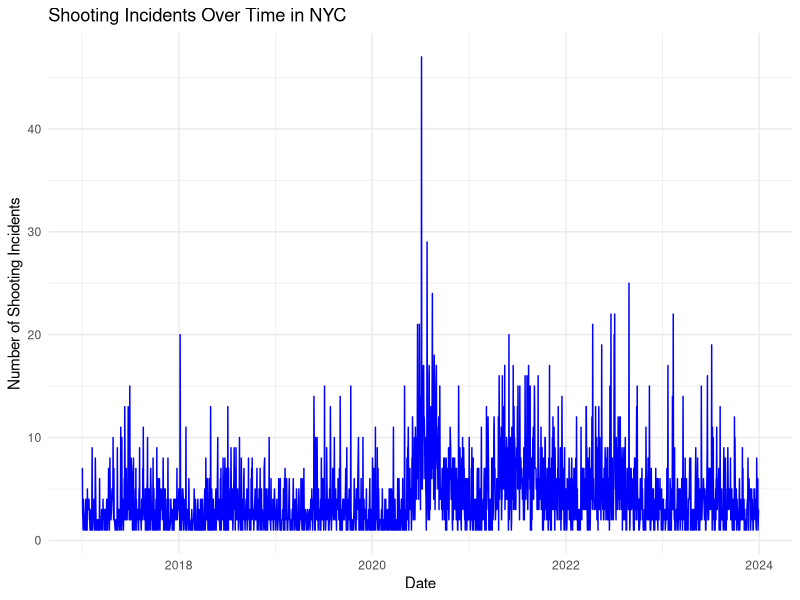
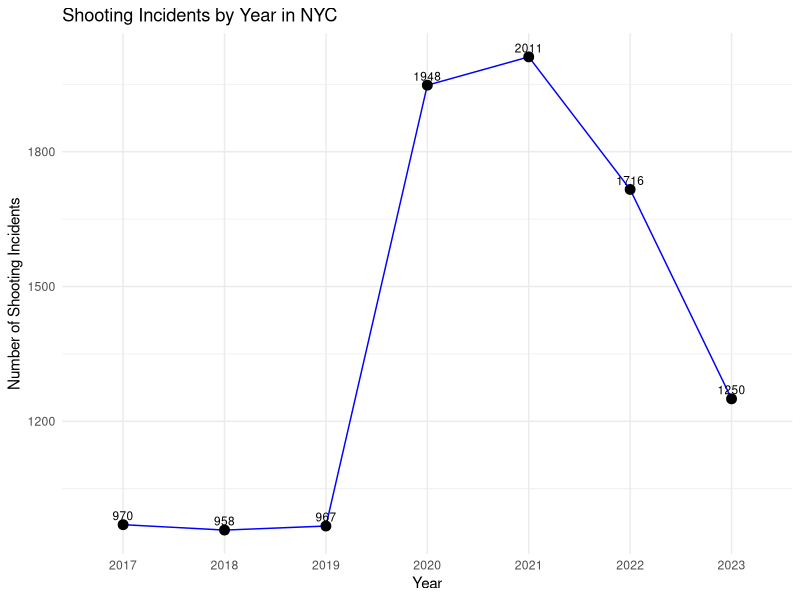
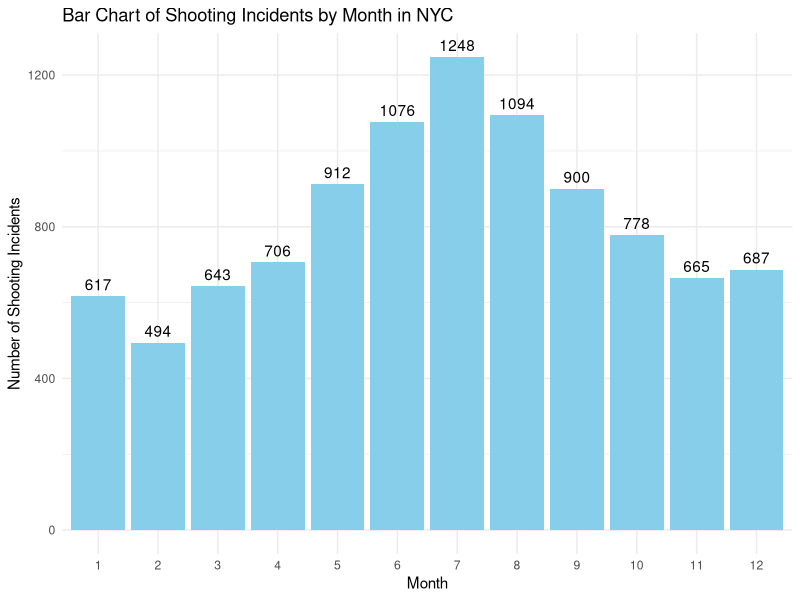
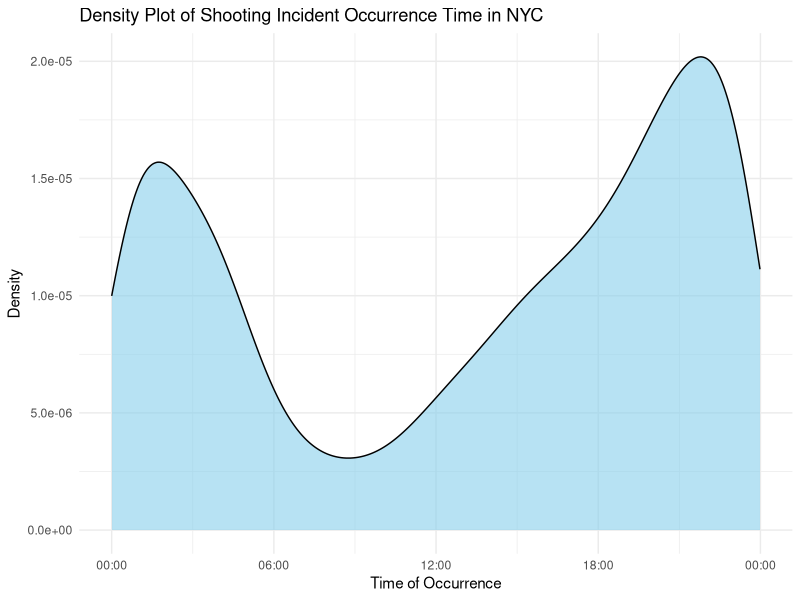
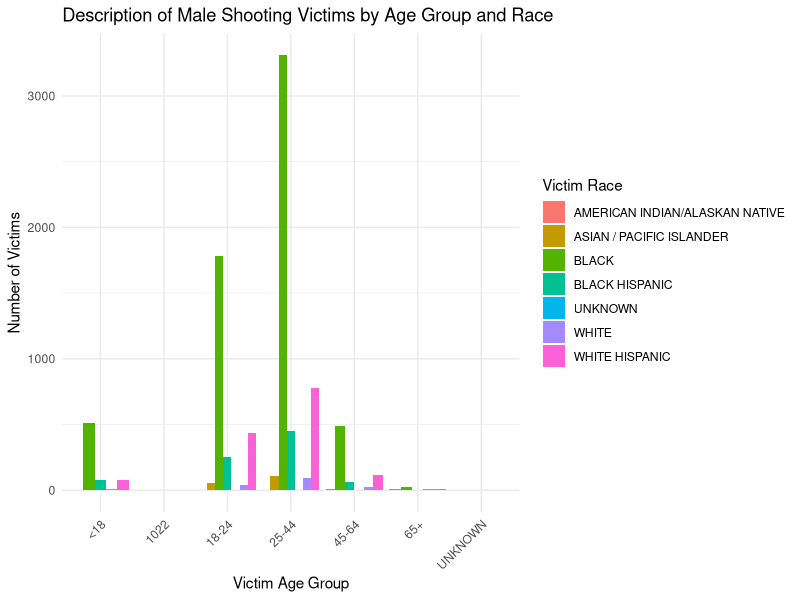
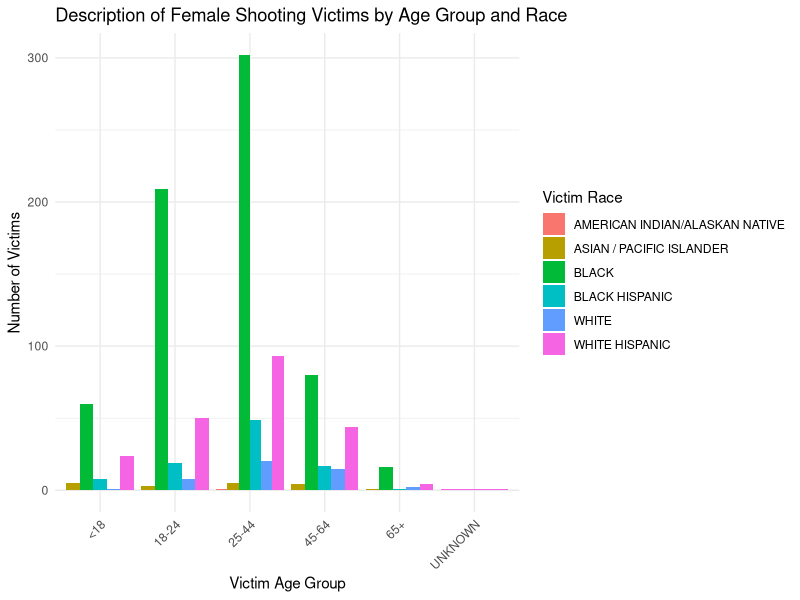
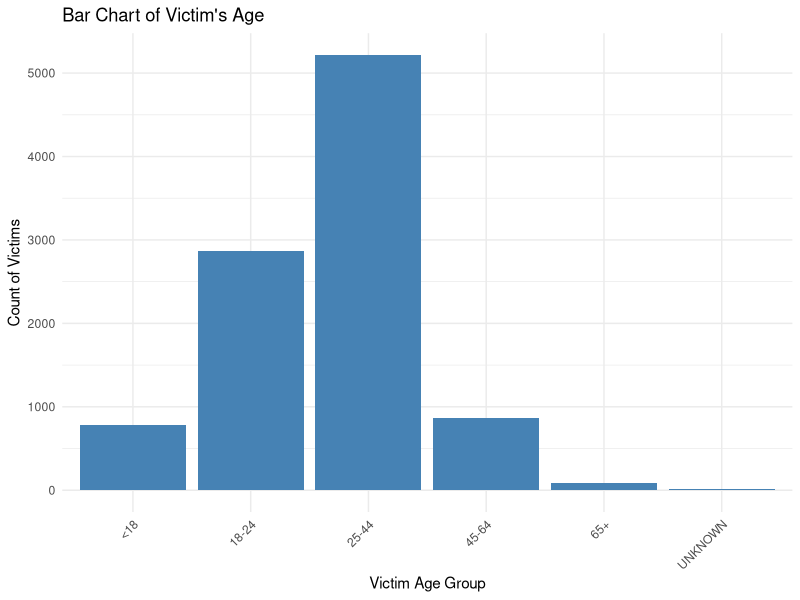

Recreate these plots in R, in order.
## ---- chunk 1
library(ggplot2)
library(readxl)
library(readr)
library(dplyr)
library(knitr)
library(tidyr)
## ---- chunk 2
# Load the dataset
df_descriptive=read_csv("data_final.csv")
## ---- chunk 3
# Converting OCCUR_DATE to Date type
df_descriptive$OCCUR_DATE <- as.Date(df_descriptive$OCCUR_DATE, format = "%Y-%m-%d")

# Grouping the data by date to count the number of incidents
date_counts <- as.data.frame(table(df_descriptive$OCCUR_DATE))
colnames(date_counts) <- c('Date', 'Count')
date_counts$Date <- as.Date(date_counts$Date)

# Plotting the line chart for shooting incidents over time
ggplot(date_counts, aes(x = Date, y = Count)) +
  geom_line(color = 'blue') +
  labs(title = 'Shooting Incidents Over Time in NYC',
       x = 'Date',
       y = 'Number of Shooting Incidents') +
  theme_minimal()
## ---- chunk 4
# Grouping the data by year to count the number of incidents
df_descriptive$Year <- as.factor(df_descriptive$Year)
year_counts <- as.data.frame(table(df_descriptive$Year))
colnames(year_counts) <- c('Year', 'Count')


# Plotting the line chart for shooting incidents by year with data points labeled
ggplot(year_counts, aes(x = Year, y = Count, group = 1)) +
  geom_line(color = 'blue') +
  geom_point(size = 3) +
  geom_text(aes(label = Count), vjust = -0.5, size = 3) +
  labs(title = 'Shooting Incidents by Year in NYC',
       x = 'Year',
       y = 'Number of Shooting Incidents') +
  theme_minimal()
## ---- chunk 5
# Grouping the data by month
df_descriptive$Month <- as.factor(df_descriptive$Month)
month_counts <- as.data.frame(table(df_descriptive$Month))
colnames(month_counts) <- c('Month', 'Count')

# Plotting the bar chart for shooting incidents by month
ggplot(month_counts, aes(x = Month, y = Count)) +
  geom_bar(stat = 'identity', fill = 'skyblue') +
  geom_text(aes(label = Count), vjust = -0.5) +
  labs(title = 'Bar Chart of Shooting Incidents by Month in NYC',
       x = 'Month',
       y = 'Number of Shooting Incidents') +
  theme_minimal()
## ---- chunk 6
# Convert OCCUR_TIME to a proper time format
df_descriptive$OCCUR_TIME <- format(strptime(df_descriptive$OCCUR_TIME, format = "%H:%M:%S"), "%H:%M:%S")

# Plotting the density of the occurrence time
ggplot(df_descriptive, aes(x = as.POSIXct(OCCUR_TIME, format = "%H:%M:%S"))) +
  geom_density(fill = 'skyblue', alpha = 0.6) +
  labs(title = 'Density Plot of Shooting Incident Occurrence Time in NYC',
       x = 'Time of Occurrence',
       y = 'Density') +
  scale_x_datetime(date_labels = "%H:%M") +
  theme_minimal()
## ---- chunk 7

# Table showing Top 10 total incident NTA in Each Borough
incident_by_nta_borough <- df_descriptive %>%
  drop_na() %>%
  group_by(BORO, NTA) %>%
  summarise(total_incidents = n()) %>%
  arrange(BORO, desc(total_incidents)) %>%
  group_by(BORO) %>%
  slice_max(n = 10, order_by = total_incidents) %>%
  select(-total_incidents) %>%
  group_by(BORO) %>%
  mutate(row_num = row_number()) %>%
  pivot_wider(names_from = BORO, values_from = NTA) %>%
  unnest(cols = c(BRONX, BROOKLYN, MANHATTAN, QUEENS, `STATEN ISLAND`)) %>%
  select(row_num, everything())%>%
  slice(1:10)

# Display the table in the desired format
kable(incident_by_nta_borough, caption = "Top 10 NTAs with Total Shooting Incidents in Each Borough (2017-2023)")
## ---- chunk 8
# Table showing Top 10 NTAs with the Highest Total Shooting Incidents
top_10_nta_overall <- df_descriptive %>%
  group_by(BORO, NTA) %>%
  summarise(total_incidents = n(),
            total_population = first(Total_population_nta),
            percent_poverty = first(Percent_poverty),
            percent_education = first(Percent_education)) %>%
  arrange(desc(total_incidents)) %>%
  ungroup() %>%
  slice(1:10) %>%
  select(BORO, NTA, total_incidents, total_population, percent_poverty, percent_education)
# Display the table in the desired format
kable(top_10_nta_overall, digits = 2, caption = "Top 10 NTAs with the Highest Total Shooting Incidents")
## ---- chunk 9

# Table showing Top 10 NTAs with the Highest Total Shooting Incidents in MANHATTAN
top_10_nta_overall_manhattan <- df_descriptive %>%
  filter(BORO == 'MANHATTAN') %>% 
  group_by(BORO, NTA) %>%
  summarise(total_incidents = n(),
            total_population = first(Total_population_nta),
            percent_poverty = first(Percent_poverty),
            percent_education = first(Percent_education)) %>%
  arrange(desc(total_incidents)) %>%
  ungroup() %>%
  slice(1:10) %>%
  select(BORO, NTA, total_incidents, total_population, percent_poverty, percent_education)
# Display the table in the desired format
kable(top_10_nta_overall_manhattan, digits = 2, caption = "Top 10 NTAs with the Highest Total Shooting Incidents in MANHATTAN")
## ---- chunk 10

# Table showing Top 10 NTAs with the Highest Total Shooting Incidents in BROOKLYN
top_10_nta_overall_brooklyn <- df_descriptive %>%
  filter(BORO == 'BROOKLYN') %>% 
  group_by(BORO, NTA) %>%
  summarise(total_incidents = n(),
            total_population = first(Total_population_nta),
            percent_poverty = first(Percent_poverty),
            percent_education = first(Percent_education)) %>%
  arrange(desc(total_incidents)) %>%
  ungroup() %>%
  slice(1:10) %>%
  select(BORO, NTA, total_incidents, total_population, percent_poverty, percent_education)
# Display the table in the desired format
kable(top_10_nta_overall_brooklyn, digits = 2, caption = "Top 10 NTAs with the Highest Total Shooting Incidents in BROOKLYN")
## ---- chunk 11

# Table showing Top 10 NTAs with the Highest Total Shooting Incidents in BROOKLYN
top_10_nta_overall_bronx <- df_descriptive %>%
  filter(BORO == 'BRONX') %>% 
  group_by(BORO, NTA) %>%
  summarise(total_incidents = n(),
            total_population = first(Total_population_nta),
            percent_poverty = first(Percent_poverty),
            percent_education = first(Percent_education)) %>%
  arrange(desc(total_incidents)) %>%
  ungroup() %>%
  slice(1:10) %>%
  select(BORO, NTA, total_incidents, total_population, percent_poverty, percent_education)
# Display the table in the desired format
kable(top_10_nta_overall_bronx, digits = 2, caption = "Top 10 NTAs with the Highest Total Shooting Incidents in BRONX")
## ---- chunk 12

# Table showing Top 10 NTAs with the Highest Total Shooting Incidents in BROOKLYN
top_10_nta_overall_queens <- df_descriptive %>%
  filter(BORO == 'QUEENS') %>% 
  group_by(BORO, NTA) %>%
  summarise(total_incidents = n(),
            total_population = first(Total_population_nta),
            percent_poverty = first(Percent_poverty),
            percent_education = first(Percent_education)) %>%
  arrange(desc(total_incidents)) %>%
  ungroup() %>%
  slice(1:10) %>%
  select(BORO, NTA, total_incidents, total_population, percent_poverty, percent_education)
# Display the table in the desired format
kable(top_10_nta_overall_queens, digits = 2, caption = "Top 10 NTAs with the Highest Total Shooting Incidents in QUEENS")
## ---- chunk 13

# Table showing Top 10 NTAs with the Highest Total Shooting Incidents in BROOKLYN
top_10_nta_overall_staten <- df_descriptive %>%
  filter(BORO == 'STATEN ISLAND') %>% 
  group_by(BORO, NTA) %>%
  summarise(total_incidents = n(),
            total_population = first(Total_population_nta),
            percent_poverty = first(Percent_poverty),
            percent_education = first(Percent_education)) %>%
  arrange(desc(total_incidents)) %>%
  ungroup() %>%
  slice(1:10) %>%
  select(BORO, NTA, total_incidents, total_population, percent_poverty, percent_education)
# Display the table in the desired format
kable(top_10_nta_overall_staten, digits = 2, caption = "Top 10 NTAs with the Highest Total Shooting Incidents in STATEN ISLAND")
## ---- chunk 14
# Get the Top 10 NTAs with the Highest Incident Rate by Year
top_10_incident_rate <- df_descriptive %>%
  distinct(incident_rate_by_year_nta, .keep_all = TRUE) %>%
  filter(NTAType == 'Residential') %>%
  arrange(desc(incident_rate_by_year_nta)) %>%
  slice(1:10)

# Pull information for the Top 10 NTAs
top_10_nta_incident_rate <- top_10_incident_rate %>%
  select(NTA, BORO, incident_rate = incident_rate_by_year_nta,
         total_population = Total_population_nta,
         percent_poverty = Percent_poverty,
         percent_education = Percent_education)

# Display the table in the desired format
kable(top_10_nta_incident_rate, digits = 6, caption = "Top 10 NTAs with the Highest Incident Rate by Year in Each Boroug")
## ---- chunk 15
# Get the Top 10 NTAs with the Highest Incident Rate by Year
top_10_incident_rate_manhattan <- df_descriptive %>%
  distinct(incident_rate_by_year_nta, .keep_all = TRUE) %>%
  filter(BORO == 'MANHATTAN') %>% 
  filter(NTAType == 'Residential') %>%
  arrange(desc(incident_rate_by_year_nta)) %>%
  slice(1:10)

# Pull information for the Top 10 NTAs
top_10_nta_incident_rate_manhattan <- top_10_incident_rate_manhattan %>%
  select(NTA, BORO, incident_rate = incident_rate_by_year_nta,
         total_population = Total_population_nta,
         percent_poverty = Percent_poverty,
         percent_education = Percent_education)

# Display the table in the desired format
kable(top_10_nta_incident_rate_manhattan, digits = 6, caption = "Top 10 NTAs with the Highest Incident Rate by Year in MANHATTAN")
## ---- chunk 16
# Get the Top 10 NTAs with the Highest Incident Rate by Year
top_10_incident_rate_brooklyn <- df_descriptive %>%
  distinct(incident_rate_by_year_nta, .keep_all = TRUE) %>%
  filter(BORO == 'BROOKLYN') %>% 
  filter(NTAType == 'Residential') %>%
  arrange(desc(incident_rate_by_year_nta)) %>%
  slice(1:10)

# Pull information for the Top 10 NTAs
top_10_nta_incident_rate_brooklyn <- top_10_incident_rate_brooklyn %>%
  select(NTA, BORO, incident_rate = incident_rate_by_year_nta,
         total_population = Total_population_nta,
         percent_poverty = Percent_poverty,
         percent_education = Percent_education)

# Display the table in the desired format
kable(top_10_nta_incident_rate_brooklyn, digits = 6, caption = "Top 10 NTAs with the Highest Incident Rate by Year in BROOKLYN")
## ---- chunk 17
# Get the Top 10 NTAs with the Highest Incident Rate by Year
top_10_incident_rate_bronx <- df_descriptive %>%
  distinct(incident_rate_by_year_nta, .keep_all = TRUE) %>%
  filter(BORO == 'BRONX') %>% 
  filter(NTAType == 'Residential') %>%
  arrange(desc(incident_rate_by_year_nta)) %>%
  slice(1:10)

# Pull information for the Top 10 NTAs
top_10_nta_incident_rate_bronx <- top_10_incident_rate_bronx %>%
  select(NTA, BORO, incident_rate = incident_rate_by_year_nta,
         total_population = Total_population_nta,
         percent_poverty = Percent_poverty,
         percent_education = Percent_education)

# Display the table in the desired format
kable(top_10_nta_incident_rate_bronx, digits = 6, caption = "Top 10 NTAs with the Highest Incident Rate by Year in BRONX")
## ---- chunk 18
# Get the Top 10 NTAs with the Highest Incident Rate by Year
top_10_incident_rate_queens <- df_descriptive %>%
  distinct(incident_rate_by_year_nta, .keep_all = TRUE) %>%
  filter(BORO == 'QUEENS') %>% 
  filter(NTAType == 'Residential') %>%
  arrange(desc(incident_rate_by_year_nta)) %>%
  slice(1:10)

# Pull information for the Top 10 NTAs
top_10_nta_incident_rate_queens <- top_10_incident_rate_queens %>%
  select(NTA, BORO, incident_rate = incident_rate_by_year_nta,
         total_population = Total_population_nta,
         percent_poverty = Percent_poverty,
         percent_education = Percent_education)

# Display the table in the desired format
kable(top_10_nta_incident_rate_queens, digits = 6, caption = "Top 10 NTAs with the Highest Incident Rate by Year in QUEENS")
## ---- chunk 19
# Get the Top 10 NTAs with the Highest Incident Rate by Year
top_10_incident_rate_staten <- df_descriptive %>%
  distinct(incident_rate_by_year_nta, .keep_all = TRUE) %>%
  filter(BORO == 'STATEN ISLAND') %>% 
  filter(NTAType == 'Residential') %>%
  arrange(desc(incident_rate_by_year_nta)) %>%
  slice(1:10)

# Pull information for the Top 10 NTAs
top_10_nta_incident_rate_staten <- top_10_incident_rate_staten %>%
  select(NTA, BORO, incident_rate = incident_rate_by_year_nta,
         total_population = Total_population_nta,
         percent_poverty = Percent_poverty,
         percent_education = Percent_education)

# Display the table in the desired format
kable(top_10_nta_incident_rate_staten, digits = 6, caption = "Top 10 NTAs with the Highest Incident Rate by Year in STATEN ISLAND")
## ---- chunk 20
# Plot: Description of Victims
victim_summary <- df_descriptive %>%
  filter(VIC_SEX %in% c("M", "F")) %>%  # Filter out unknown
  group_by(VIC_SEX, VIC_AGE_GROUP, VIC_RACE) %>%
  summarise(total_victims = n()) %>%
  drop_na()


# Plotting the description of male victims
ggplot(victim_summary %>% filter(VIC_SEX == "M"), aes(x = VIC_AGE_GROUP, y = total_victims, fill = VIC_RACE)) +
  geom_bar(stat = 'identity', position = 'dodge') +
  labs(title = "Description of Male Shooting Victims by Age Group and Race",
       x = "Victim Age Group",
       y = "Number of Victims",
       fill = "Victim Race") +
  theme_minimal() +
  theme(axis.text.x = element_text(angle = 45, hjust = 1))

# Plotting the description of female victims
ggplot(victim_summary %>% filter(VIC_SEX == "F"), aes(x = VIC_AGE_GROUP, y = total_victims, fill = VIC_RACE)) +
  geom_bar(stat = 'identity', position = 'dodge') +
  labs(title = "Description of Female Shooting Victims by Age Group and Race",
       x = "Victim Age Group",
       y = "Number of Victims",
       fill = "Victim Race") +
  theme_minimal() +
  theme(axis.text.x = element_text(angle = 45, hjust = 1))

## ---- chunk 21
# Plot: Bar chart showing victim's age
ggplot(df_descriptive %>% filter(!is.na(VIC_AGE_GROUP)& VIC_AGE_GROUP != 1022), aes(x = VIC_AGE_GROUP)) +
  geom_bar(fill = "steelblue") +
  labs(title = "Bar Chart of Victim's Age",
       x = "Victim Age Group",
       y = "Count of Victims") +
  theme_minimal() +
  theme(axis.text.x = element_text(angle = 45, hjust = 1))
